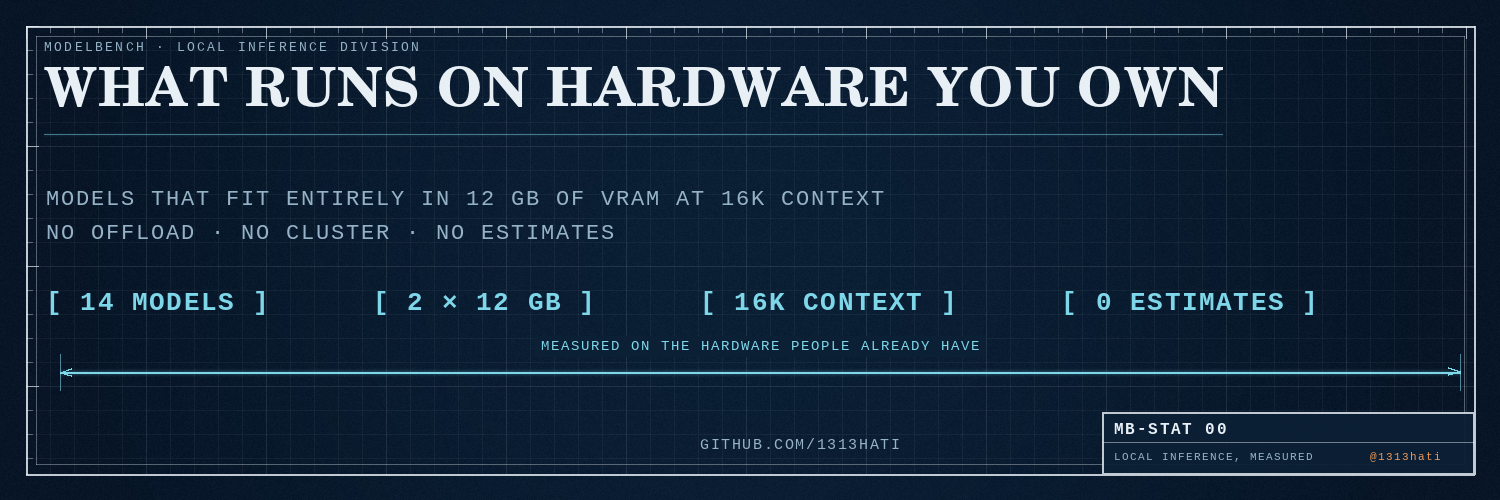

The script that saved this image:
#!/usr/bin/env python3
"""X profile banner, 1500 x 500 — blueprint register.

`blueprint.py` beside this file is a copy of the toolkit from the
`digital-leonardo-visuals` skill; edit the skill copy first, then re-copy it here.

Regenerate:  python3 brand/header.py brand/header.png
"""

from __future__ import annotations

import sys
from pathlib import Path

from PIL import ImageDraw, ImageFont

sys.path.insert(0, str(Path(__file__).resolve().parent))
import blueprint as bp  # noqa: E402

W, H = 1500, 500


def title_strip(d: ImageDraw.ImageDraw, w: int, h: int) -> None:
    bw, bh = 372, 62
    x1, y1 = w - 26, h - 26
    x0, y0 = x1 - bw, y1 - bh
    d.rectangle((x0, y0, x1, y1), fill=bp.GROUND + (240,))
    d.rectangle((x0, y0, x1, y1), outline=bp.INK + (210,), width=2)
    d.line((x0, y0 + 30, x1, y0 + 30), fill=bp.INK + (120,), width=1)
    f_big = ImageFont.truetype(bp.MONO_B, 16)
    f_sm = ImageFont.truetype(bp.MONO, 11)
    bp.tracked(d, (x0 + 12, y0 + 8), "MB-STAT 00", f_big, bp.INK, 1.8)
    bp.tracked(d, (x0 + 12, y0 + 38), "LOCAL INFERENCE, MEASURED", f_sm, bp.MUTED, 1.4)
    bp.tracked(d, (x0 + 268, y0 + 38), "@1313hati", f_sm, bp.AMBER, 1.4)


def main(out: str) -> None:
    img = bp.sheet(W, H)
    d = ImageDraw.Draw(img, "RGBA")
    bp.grid(d, W, H, margin=26)
    bp.border(d, W, H, inset=26)
    bp.ruler(d, W, H, inset=26)

    mono = lambda s: ImageFont.truetype(bp.MONO, s)          # noqa: E731
    mono_b = lambda s: ImageFont.truetype(bp.MONO_B, s)      # noqa: E731

    bp.tracked(d, (44, 40), "MODELBENCH · LOCAL INFERENCE DIVISION", mono(13), bp.MUTED, 2.4)

    headline = "WHAT RUNS ON HARDWARE YOU OWN"
    size = 64
    f = ImageFont.truetype(bp.SERIF_B, size)
    while bp.tracked_width(d, headline, f, 1.2) > 1190 and size > 40:
        size -= 2
        f = ImageFont.truetype(bp.SERIF_B, size)
    bp.tracked(d, (44, 66), headline, f, bp.INK, 1.2)
    bp.glow_line(d, [(44, 66 + size + 14), (44 + bp.tracked_width(d, headline, f, 1.2), 66 + size + 14)],
                 bp.CYAN, 1, 120, bloom=7)

    bp.tracked(d, (46, 186), "MODELS THAT FIT ENTIRELY IN 12 GB OF VRAM AT 16K CONTEXT", mono(22), bp.MUTED, 1.8)
    bp.tracked(d, (46, 220), "NO OFFLOAD · NO CLUSTER · NO ESTIMATES", mono(22), bp.MUTED, 1.8)

    readouts = "[ 14 MODELS ]      [ 2 × 12 GB ]      [ 16K CONTEXT ]      [ 0 ESTIMATES ]"
    bp.tracked(d, (46, 288), readouts, mono_b(26), bp.CYAN, 1.6)

    bp.dimension(d, 60, 1460, 372, "MEASURED ON THE HARDWARE PEOPLE ALREADY HAVE", mono(14), bp.CYAN)

    bp.tracked(d, (700, 436), "GITHUB.COM/1313HATI", mono(15), bp.MUTED, 1.6)

    title_strip(d, W, H)
    img.save(out)
    print(out)


if __name__ == "__main__":
    main(sys.argv[1] if len(sys.argv) > 1 else "header.png")
